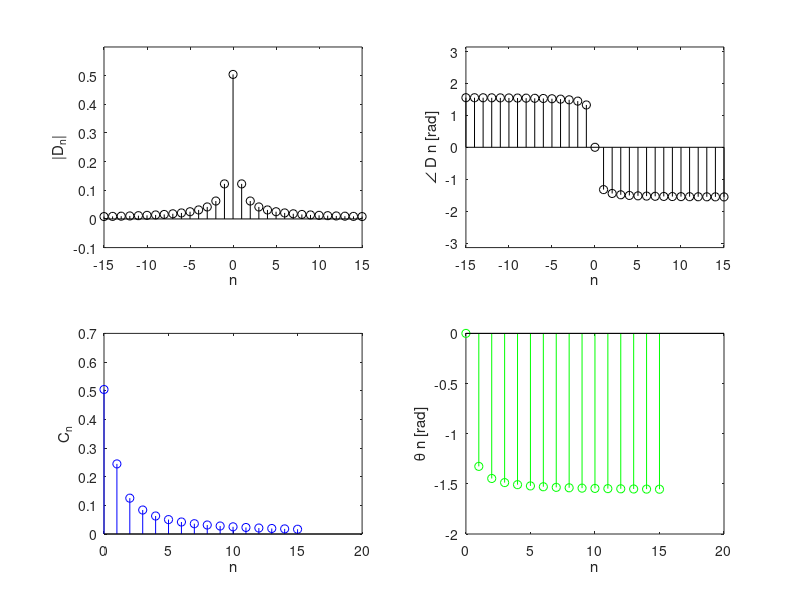

MATLAB code for this plot:
T_0 = pi;
N_0 = 256;
T = T_0/N_0;
t = (0:T:T*(N_0-1))';
M = 15;
x = exp(-t/2);
x(1) = (exp(-pi/2)+1)/2;

D_n = fft (x)/N_0; 
n = [-N_0/2:N_0/2-1]';
clf; subplot (2, 2, 1); 
stem(n, abs(fftshift (D_n)),'k');
axis ([-M M -.1 .6]); 
xlabel('n'); ylabel('|D_n|');
subplot (2, 2, 2); 
stem(n, angle(fftshift(D_n)),'k');
axis([-M M -pi pi]);
xlabel ('n'); ylabel('\angle D n [rad]');

n = [0:M]; C_n(1) = abs(D_n(1)); C_n(2:M+1) = 2*abs (D_n(2:M+1));
theta_n(1) = angle(D_n(1)); theta_n(2:M+1) = angle(D_n(2:M+1));
subplot (2, 2, 3); stem(n,C_n,'b');
xlabel ('n'); ylabel('C_n');
subplot (2, 2, 4); stem(n,theta_n,'g');
xlabel ('n'); ylabel('\theta n [rad]');